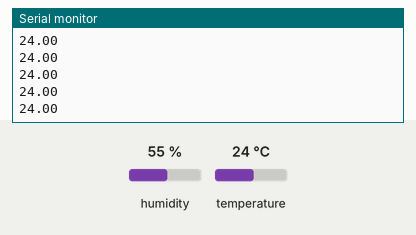
A sketch run on a simulated Arduino Uno, built with avr-gcc and run on an emulated ATmega328P. Parts: the last lines printed to the serial monitor. The test bench sets the inputs (shaded band); at power-on: temperature 24 °C, humidity 55 %.

Above: at 2.9 s.
3.0 s: temperature set to 12 °C
At 4.29 s:
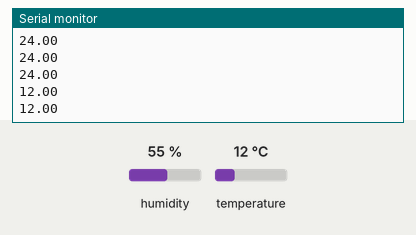
5.7 s: temperature set to 19 °C
At 6.21 s:
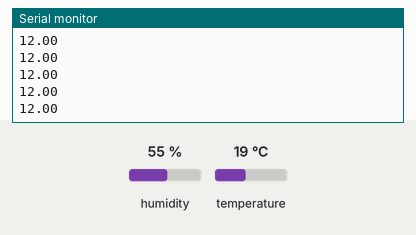
Timing chart, 0 to 8.7 s (numbered marks = the images above; inputs shaded):
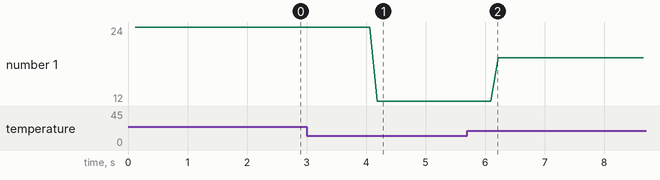

The sketch:

send_data.ino
```cpp
#include <Wire.h>
#include <DHT.h>

#define DHTPIN 2
#define DHTTYPE DHT11

DHT dht(DHTPIN, DHTTYPE);

const int I2C_SLAVE_ADDRESS = 0x08;

void setup() {
  Wire.begin(I2C_SLAVE_ADDRESS);
  Wire.onRequest(requestEvent);

  dht.begin();
  Serial.begin(9600);
}

void loop() {
  delay(100);
  requestEvent();
}

void requestEvent() {
  float t = dht.readTemperature();

  if (isnan(t)) {
    Serial.println("DHT sensöründen okuma başarısız!");
    return;
  }
  else{
    Serial.println(t);

    byte data[4];
    memcpy(data, &t, 4);
    Wire.write(data, 4);
  }
}
```

Measured:
- after the input at 3.0 s, the serial monitor: prints a new line after 1.2 s (image 1)
- plotted number 1: 24 → 12 after the input at 3.0 s, 12 → 19 after the input at 5.7 s
